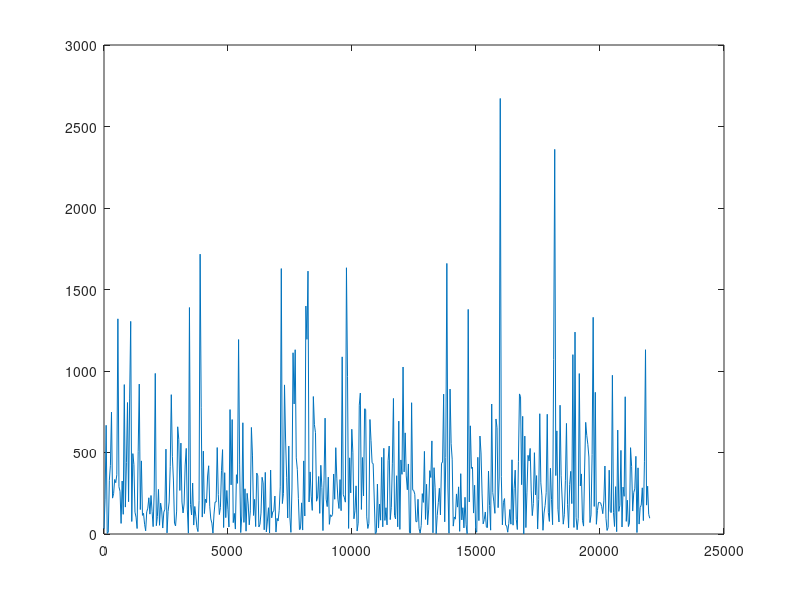

The MATLAB source for this figure: (Note: this script raises an error after producing the figure.)
%lowpasswn.m
%commented 10/05/11 (SY)


%make wn file
%length of stimulus.
t=.06
totaltime=0.085
fs=44100
%lowpassfrequency
lopsvl=[10000];

stopvl=[4000 6500]
%tukey ratio
tukratio=.08;
type='low'
npts=fs*t
rawdata=rand(npts,1)*2-1
stop=0;
low=1;

%analyze wn file
rawdatashort=rawdata(1:1024);
fftout=fft(rawdatashort)
    fftfreqs=0:((44100/2)/(length(rawdatashort)/2)):44100/2;
    fftfreqs=fftfreqs(1:end-1)
    fftout=fftout(1:end/2)
    absout=abs(fftout.^2);
    figure
    plot(fftfreqs, (absout))
    
    
%now make notch file...THIS LINE 
[b,a]=cheby1(8,1,[lopsvl/(fs/2)],'low')
rawdataflt=filtfilt(b,a,rawdata);

if(stop==1)
    [b,a]=cheby1(8,1,[stopvl/(fs/2)],'stop')
    rawdataflt=filtfilt(b,a,rawdataflt);
end

    %normalize
    mxvl=max(abs(rawdataflt))
    rawdatafltnrm=rawdataflt/(mxvl*1.0001);
    lng=length(rawdataflt);
    tukout=tukeywin(lng,tukratio);
    rawdatafltnrm=rawdatafltnrm.*tukout;
    rawdatafltnrm=[rawdatafltnrm;zeros((totaltime-t)*fs,1)];
    rawdatafltnrm(1)=0;
    filename=['wn' num2str(t*1000) type num2str(lopsvl(1)) '.wav']
    
    wavwrite(rawdatafltnrm,44100,16,filename)
    figure; plot((1:totaltime*fs)/fs,rawdatafltnrm);
    
%  %now analyze wnfile played out over silence
%  cbinfile='r58pu68_111207_2022.2.cbin'
%             
%  [cbin,fs]=ReadCbinFile(cbinfile);
%  tstart=1.995
%  cbinshort=cbin(tstart*fs:tstart*fs+2047)
%  fftout=fft(cbinshort)
%     fftfreqs=0:((fs/2)/(length(cbinshort)/2)):fs/2;
%     fftfreqs=fftfreqs(1:end-1)
%     fftout=fftout(1:end/2)
%     absout=abs(fftout.^2);
%     figure
%     plot(fftfreqs, (absout))
%     
%     wncbinfile='r58pu68_111207_2037.167.cbin'
%  [wncbin,fs]=ReadCbinFile(wncbinfile);
%  tstart=5.96
%  wncbinshort=wncbin(tstart*fs:tstart*fs+511)
%  fftout=fft(wncbinshort)
%     fftfreqs=0:((fs/2)/(length(wncbinshort)/2)):fs/2;
%     fftfreqs=fftfreqs(1:end-1)
%     fftout=fftout(1:end/2)
%     absout=abs(fftout.^2);
%     figure
%     plot(fftfreqs, (absout))
%     
%     